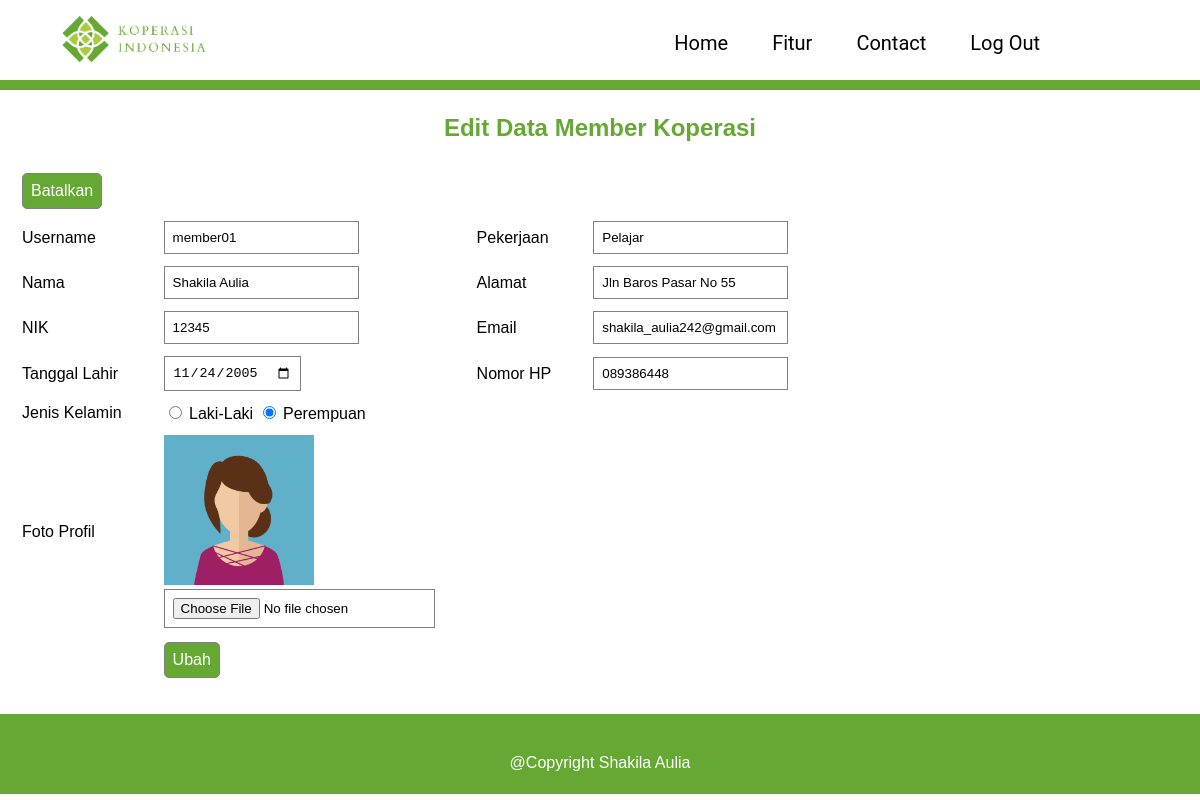
The page /admin/index.php?page=memberubah&username=member01 (signed in) on the database its author committed.
### tables this page shows
CREATE TABLE `tbl_member` (
  `username` varchar(20) NOT NULL,
  `password` varchar(20) NOT NULL,
  `nama` varchar(20) NOT NULL,
  `nik` int(10) NOT NULL,
  `tgl_lahir` date NOT NULL,
  `jenis_kelamin` varchar(10) NOT NULL,
  `pekerjaan` varchar(20) NOT NULL,
  `alamat` text NOT NULL,
  `email` text NOT NULL,
  `no_hp` varchar(20) NOT NULL,
  `tabungan` varchar(20) NOT NULL,
  `pinjaman` varchar(20) NOT NULL,
  `profil` varchar(100) NOT NULL
);

### admin/halaman/member/memberubah.php (the view, shortened to what this page needs)
<?php
    include "../koneksi.php";
    $username = $_GET['username'];
    $ambildata = mysqli_query($sambung, "select * from tbl_member where username='$username'");
    while ($tampildata = mysqli_fetch_array($ambildata)) {
?>
<h3 class="header-fitur">
    <center>Edit Data Member Koperasi</center>
</h3>
    <form action="halaman/member/memberubah_aksi.php" method="post" name="formubah" enctype="multipart/form-data">
        <table class="table-form">
            <tr>
                <td><input type="button" value="Batalkan" onclick=location.href="index.php?page=member" class="button"></td>
                <td></td>
            </tr>
            <tr>
                <td class="form-header">Username</td>
                <td><input type="text" name="username" value="<?php echo $tampildata['username'] ?>"></td>
                <td class="form-header">Pekerjaan</td>
                <td><input type="text" name="pekerjaan" value="<?php echo $tampildata['pekerjaan'] ?>"></td>
            </tr>
            <tr>
                <td class="form-header">Nama</td>
                <td><input type="text" name="nama" value="<?php echo $tampildata['nama'] ?>"></td>
                <td class="form-header">Alamat</td>
                <td><input type="text" name="alamat" value="<?php echo $tampildata['alamat'] ?>"></td>
            </tr>
            <tr>
                <td class="form-header">NIK</td>
                <td><input type="text" name="nik" value="<?php echo $tampildata['nik'] ?>"></td>
                <td class="form-header">Email</td>
                <td><input type="text" name="email" value="<?php echo $tampildata['email'] ?>"></td>
            </tr>
            <tr>
                <td class="form-header">Tanggal Lahir</td>
                <td><input type="date" name="tgl_lahir" value="<?php echo $tampildata['tgl_lahir'] ?>"></td>
                <td class="form-header">Nomor HP</td>
                <td><input type="text" name="no_hp" value="<?php echo $tampildata['no_hp'] ?>"></td>
            </tr>
            <tr>
                <td class="form-header">Jenis Kelamin</td>
                <td><input type="radio" name="jenis_kelamin" value="<?php echo $tampildata['jenis_kelamin'] ?>" checked> Laki-Laki
                <input type="radio" name="jenis_kelamin" value="<?php echo $tampildata['jenis_kelamin'] ?>" checked> Perempuan</td>
            </tr>
            <tr>
                    <td class="form-header">Foto Profil</td>
                    <td>
                        <div class="img-wrapper">
                        <img src="<?php echo 'halaman/member/gambar/' . $tampildata['profil']; ?>" height="150px">
                        </div>
                        <input type="file" name="foto" class="files">
                    </td>
                </tr>
            <tr>
            <tr>
                <td></td>
                <td><input type="submit" name="tombolubah" value="Ubah" onclick="return confirm('Apa Anda yakin akan mengubah data member?')" class="button">
            </tr>
        </table>
    </form>
<?php
}
?>

### admin/style.css (style rules this page uses)
html { margin: 0; padding: 0; width: 100%; }
body { margin: 0; padding: 0; width: 100%; height: 100%; background-color: #fff; display: block; }
.header-fitur { font-family: 'Noto Serif JP', sans-serif; font-weight: bolder; font-size: 1.5em; color: #65A834; }
.table-form { font-family: 'Noto Serif JP', sans-serif; }
.table-form td { padding: 5px 20px; }
.button { border: solid #65A834; outline: none; padding: 8px; width: 100; color: #fff; font-size: 16px; cursor: pointer; border-radius: 5px; background-color: #65A834; }
.table-form input { border: none; padding: 8px; border: 1px solid gray; }

### rows shown on the page
tbl_member: username "member01", pekerjaan "Pelajar", nama "Shakila Aulia", alamat "Jln Baros Pasar No 55", nik "12345", email "shakila_aulia242@gmail.com", tgl_lahir "11/24/2005", no_hp "089386448", profil (picture)
